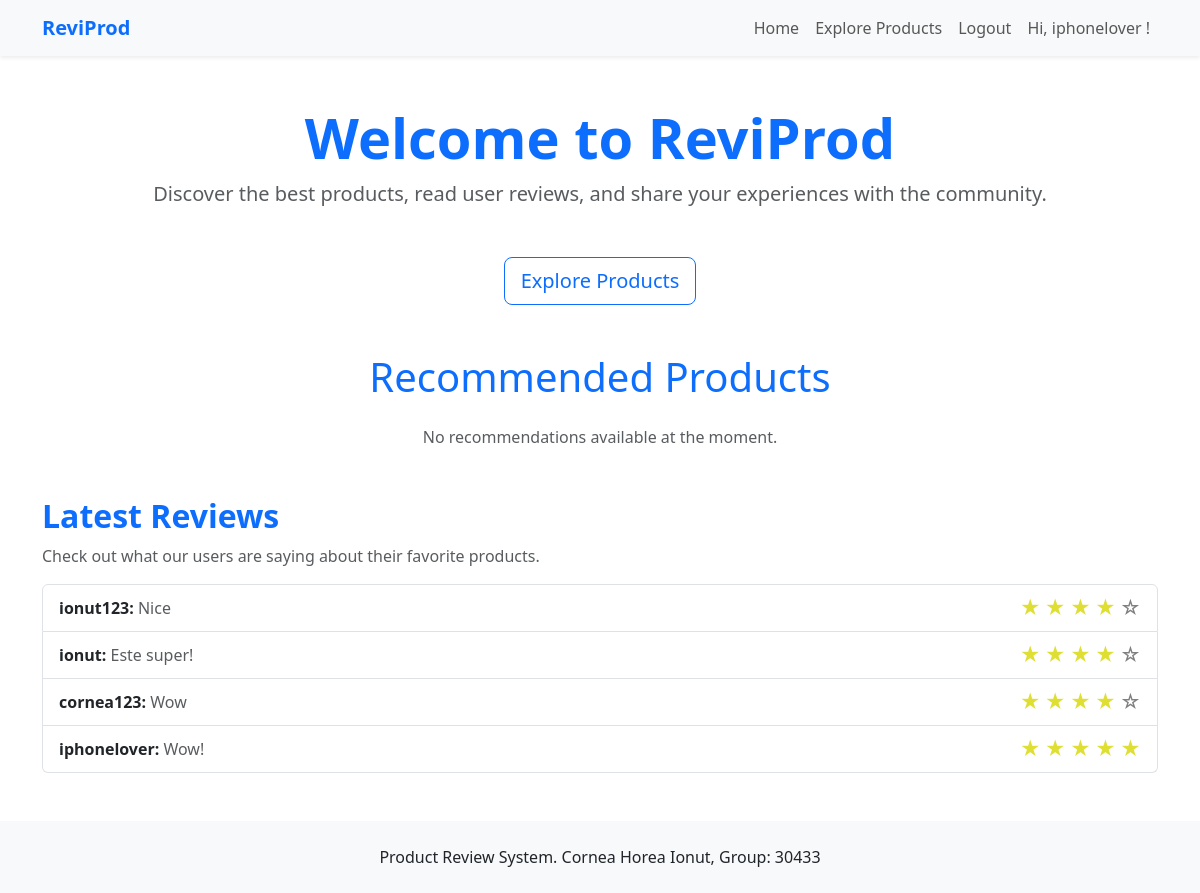
/home/ (signed in), run on the app's committed database.
### App_Product_Review/models.py (models this page shows, shortened)
class Review(models.Model):
        product = models.ForeignKey(Product, related_name='reviews', on_delete=models.CASCADE)
        user = models.ForeignKey(User, on_delete=models.CASCADE)
        description = models.TextField()
        rating = models.PositiveIntegerField(choices=[(i, str(i)) for i in range(1, 6)])  # 1 to 5 stars
        created_at = models.DateTimeField(auto_now_add=True)

### App_Product_Review/views.py (the view)
# urls.py: path('home/', home_view, name='home'),
@login_required
def home_view(request):
    latest_reviews = Review.objects.all().order_by('-created_at')[:10]
    user = request.user
    recommendations_with_explanations = get_similar_products_with_explanations(user.id)
    filtered_recommendations = [
        (product, explanation)
        for product, explanation in recommendations_with_explanations
        if explanation.strip()  # Include only products with a non-empty explanation
    ]
    return render(request, 'home.html', {
        'latest_reviews': latest_reviews,
        'recommendations_with_explanations': filtered_recommendations,  # Pass filtered recommendations
        'star_range': range(1, 6),
    })

### App_Product_Review/recommender/content_based.py (called while the page is built)
def build_user_profile(user_id):
    reviews = Review.objects.filter(user_id=user_id)#retrieve all users
    user_profile = []#blank user profile
    for review in reviews:
        product = review.product
        features = f"{product.category} {product.brand} {product.description}"
        user_profile.append(features)
    return " ".join(user_profile)

def save_tfidf_matrix_to_csv(tfidf, tfidf_matrix, descriptions):
    feature_names = tfidf.get_feature_names_out()
    dense_matrix = tfidf_matrix.toarray()
    df = pd.DataFrame(dense_matrix, columns=feature_names, index=[f"Product {i+1}" for i in range(len(descriptions) - 1)] + ["User Profile"])
    df.to_csv("tfidf_matrix.csv", index=True)
    print("TF-IDF matrix saved to tfidf_matrix.csv")

### templates/home.html
{% extends 'base.html' %}
{% load static %}
{% block content %}
<div class="text-center my-5">
    <h1 class="display-4 fw-bold text-primary">Welcome to ReviProd</h1>
    <p class="lead text-muted">Discover the best products, read user reviews, and share your experiences with the community.</p>
</div>
<div class="d-flex justify-content-center gap-3 mb-5">
    <a href="{% url 'explore_products' %}" class="btn btn-outline-primary btn-lg">Explore Products</a>
</div>
<section>
    <div class="container my-5">
        <h1 class="text-center text-primary mb-4">Recommended Products</h1>
        {% if recommendations_with_explanations %}
            <div class="row">
                {% for product, explanation in recommendations_with_explanations %}
                    <div class="col-md-3">
                        <div class="card">
                            <img src="{{ product.image.url }}" class="card-img-top" alt="{{ product.name }}" style="object-fit: cover; height: 300px;">
                            <div class="card-body">
                                <h5 class="card-title">{{ product.name }}</h5>
                                <p>{{ product.description|truncatewords:20 }}</p>
                                <p><strong>Price:</strong> ${{ product.price }}</p>
                                <p><strong>Why recommended:</strong> {{ explanation }}</p>
                            </div>
                        </div>
                    </div>
                {% endfor %}
            </div>
        {% else %}
            <p class="text-center text-muted">No recommendations available at the moment.</p>
        {% endif %}
    </div>
</section>
<section class="mt-5">
    <h2 class="text-primary fw-bold">Latest Reviews</h2>
    <p class="text-muted">Check out what our users are saying about their favorite products.</p>
    <div class="list-group">
        {% for review in latest_reviews %}
        <div class="list-group-item d-flex justify-content-between align-items-center">
            <div>
                <strong class="text-dark">{{ review.user.username }}:</strong>
                <span class="text-muted">{{ review.description }}</span>
            </div>
            <div>
                {% for i in star_range %}
                    {% if i <= review.rating %}
                        <span class="star" style="color: #dfdf33; font-size: 1.25rem;">&#9733;</span>
                    {% else %}
                        <span class="star" style="color: grey; font-size: 1.25rem;">&#9734;</span>
                    {% endif %}
                {% endfor %}
            </div>
        </div>
        {% empty %}
        <p class="text-center text-muted">No reviews yet. Be the first to review a product!</p>
        {% endfor %}
    </div>
</section>
{% endblock %}

### templates/base.html (shortened to what this page needs)
<!DOCTYPE html>
<html lang="en">
<head>
    <link href="https://cdn.jsdelivr.net/npm/bootstrap@5.3.0-alpha3/dist/css/bootstrap.min.css" rel="stylesheet">
</head>
<body>
    <nav class="navbar navbar-expand-lg navbar-light bg-light shadow-sm">
        <div class="container">
            <a class="navbar-brand fw-bold text-primary" href="{% url 'home' %}">ReviProd</a>
            <div class="collapse navbar-collapse" id="navbarNav">
                <ul class="navbar-nav ms-auto">
                    {% if user.is_authenticated %}
                         <li class="nav-item">
                            <a class="nav-link" href="{% url 'home' %}">Home</a>
                         </li>
                        <li class="nav-item">
                            <a class="nav-link" href="{% url 'explore_products' %}">Explore Products</a>
                        </li>
                        <li class="nav-item">
                                <a class="nav-link" href="{% url 'logout' %}">Logout</a>
                        </li>
                        <li class="nav-item">
                                <a class="nav-link">Hi, {{ user.username }} !</a>
                        </li>
                    {% else %}
                        <li class="nav-item">
                            <a class="nav-link" href="{% url 'login' %}">Login</a>
                        </li>
                    {% endif %}
                </ul>
            </div>
        </div>
    </nav>
    <div class="container my-5">
        {% block content %}{% endblock %}
    </div>
    <footer class="bg-light text-center py-4 mt-5">
        <p class="mb-0">Product Review System. Cornea Horea Ionut, Group: 30433</p>
    </footer>
</body>
</html>

### data on the page
Review: user.username "ionut123", description "Nice", rating 4 (drawn)
Review: user.username "ionut", description "Este super!", rating 4 (drawn)
Review: user.username "cornea123", description "Wow", rating 4 (drawn)
Review: user.username "iphonelover", description "Wow!", rating 5 (drawn)

### other printed values
{{ user.username }} "iphonelover"
